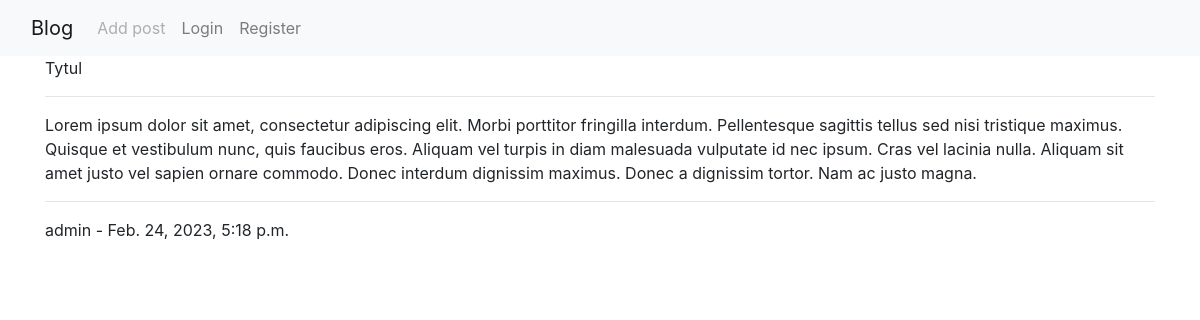
Screenshot of /entry/2/ with the database file from the repository.
### blog/models.py (models this page shows)
class Entry(models.Model):
    title = models.CharField(_("Title of post"), max_length=50)
    entries = models.TextField(_("Entries"))
    created_at = models.DateTimeField(_("Created at"), default=timezone.now)
    updated_at = models.DateTimeField(_("Updated at"), auto_now=True)
    author = models.ForeignKey(
        User, verbose_name=_("Author Post"), on_delete=models.CASCADE
    )
    class Meta:
        verbose_name = "Entries"
        verbose_name_plural = "Entries"

### blog/views.py (the view)
# urls.py: path("entry/<pk>/", views.EntryDetailView.as_view(), name="entry-detail"),
class EntryDetailView(DetailView):
    model = Entry
    template_name = "blog/entry.html"

### blog/templates/blog/entry.html
{% extends "blog/base.html" %}
{%block body%}
<div class="container">
    <a>{{object.title}}</a>
    <hr>
    <div class="tekst">{{object.entries}}
    </div>
    <hr>
    {{object.author}} - {{object.updated_at}}
</div>
{%endblock%}

### blog/templates/blog/base.html (shortened to what this page needs)
<!DOCTYPE html>
<html lang="en">
<head>
    <link rel="stylesheet" href="https://cdn.jsdelivr.net/npm/bootstrap@4.4.1/dist/css/bootstrap.min.css"
>
</head>
<body>
    <nav class="navbar navbar-expand-lg navbar-light bg-light">
        <div class="container-fluid">
            <a class="navbar-brand" href="{% url 'homepage' %}">Blog</a>
            <div class="collapse navbar-collapse" id="navbarNavAltMarkup">
                <div class="navbar-nav">
                    {%if user.is_authenticated%}
                    <a class="nav-link" href="{% url 'entry-add' %}">Add post</a>
                    <a class="nav-link" href="{% url 'log-out' %}">Log Out</a>
                    <a class="nav-link disabled" href="{% url 'login' %}" tabindex="-1" aria-disabled="true">Login</a>
                    <a class="nav-link disabled" href="{% url 'register' %}" tabindex="-1"
                        aria-disabled="true">Register</a>
                    {%else%}
                    <a class="nav-link disabled" href="{% url 'entry-add' %}" tabindex="-1" aria-disabled="true">Add
                        post</a>
                    <a class="nav-link" href="{% url 'login' %}">Login</a>
                    <a class="nav-link" href="{% url 'register' %}">Register</a>
                    {%endif%}
                </div>
            </div>
        </div>
    </nav>
    {%block body%}{%endblock%}
</body>
</html>

### rows the page displays
Entry: title "Tytul", entries "Lorem ipsum dolor sit amet, consectetur adipiscing elit. Morbi porttitor fringilla interdum. Pellentesque sagittis tellus sed nisi tristique maximus. Quisque et vestibulum nunc, quis faucibus eros. Aliquam vel turpis in diam malesuada vulputate id nec ipsum. Cras vel lacinia nulla. Aliquam sit amet justo vel sapien ornare commodo. Donec interdum dignissim maximus. Donec a dignissim tortor. Nam ac justo magna.", author "admin", updated_at "Feb. 24, 2023, 5:18 p.m."
